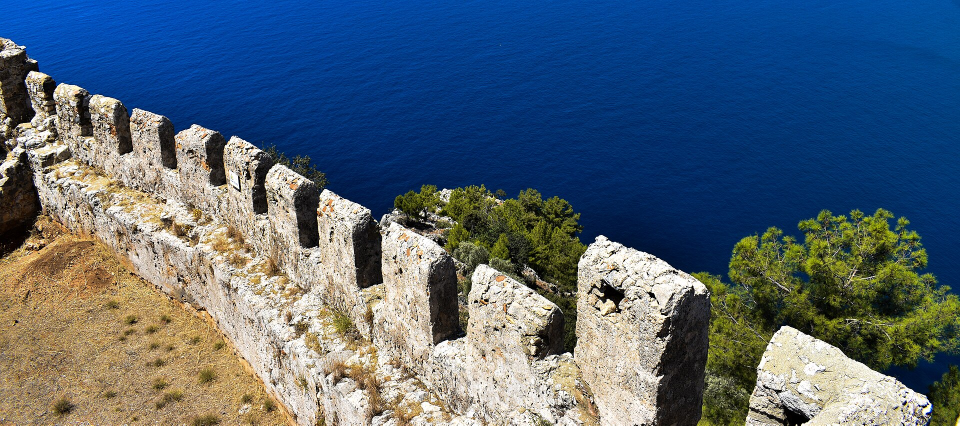
#> input picture episodes/alanya-adam-atacagi/img/kaynak_arka.jpg, 1920 x 851 px, found by its file name (shown at 1/2 size)
$ python gorsel.py
#> lines starting #> are read from the running program, lines starting #| are printed output that depends on the picture
"""antakya-kharonion-veba: arka plan ve iki kanıt görseli.

    python episodes/antakya-kharonion-veba/gorsel.py

Kaynaklar img/kaynak_*.jpg (tools/commons.py indir ve archive.org page/n<leaf>_w2000 ile indirildiği gibi):
  kaynak_arka.jpg       'Antakya Church of St. Peter exterior ın 2025 05.jpg', Dosseman, CC BY-SA 4.0 (1280 px küçük resim).
                        Yalnız kilise cephesinin ÜSTÜNDEKİ Staurin Dağı kaya yüzü kırpılır (cephe, lamba, ağaç kadraj dışı).
  kaynak_malalas_205.jpg Ioannis Malalae Chronographia, ed. L. Dindorf (Bonn, 1831), s. 205 (Kitap VIII, 8.21 pasajı);
                        Internet Archive 'ioannismalalaec00malagoog' leaf 287 (_w2000), kamu malı (NOT_IN_COPYRIGHT).
  kaynak_kharonion.jpg  'The so-called Charonion, a carved stone bust on the mountainside above Antioch, ...
                        (35430722713).jpg', Carole Raddato, CC BY-SA 2.0 (1920 px küçük resim). Baş ve omuz; graffiti dışarıda.
"""
from pathlib import Path

from PIL import Image, ImageEnhance, ImageOps

HERE = Path(__file__).resolve().parent
SRC = HERE / "img"
IMG = HERE / "img"


def arka():
    im = Image.open(SRC / "kaynak_arka.jpg").convert("RGB")
#> im is the input picture: PIL image 1920x851 RGB; mean R, G, B 83.6, 101, 116.8
    im = im.crop((110, 0, 970, 860)).resize((1080, 1080), Image.LANCZOS)
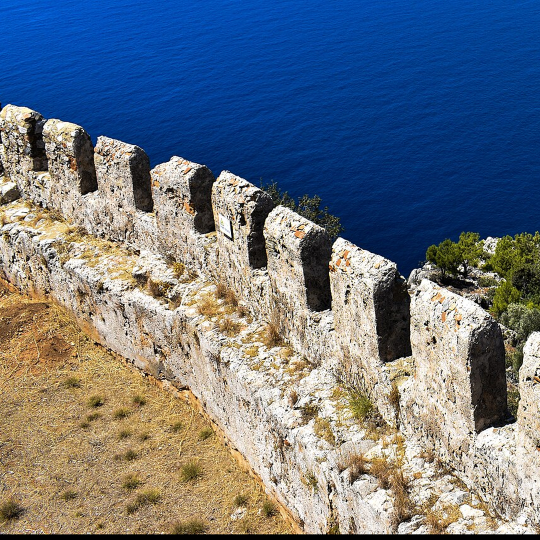
#> im: PIL image 1080x1080 RGB (shown at 1/2 size); mean R, G, B 108, 117.1, 128.2
    im = ImageEnhance.Color(im).enhance(1.45)
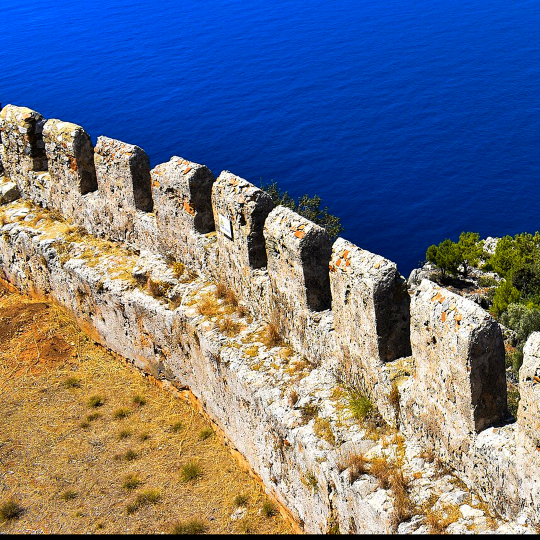
#> im: PIL image 1080x1080 RGB (shown at 1/2 size); mean R, G, B 110.7, 117.3, 133.6
    im = ImageEnhance.Brightness(im).enhance(1.03)
    im.save(IMG / "arka.jpg", quality=92)


def kanit_1():
    im = Image.open(SRC / "kaynak_malalas_205.jpg").convert("L")     # 2790x5084
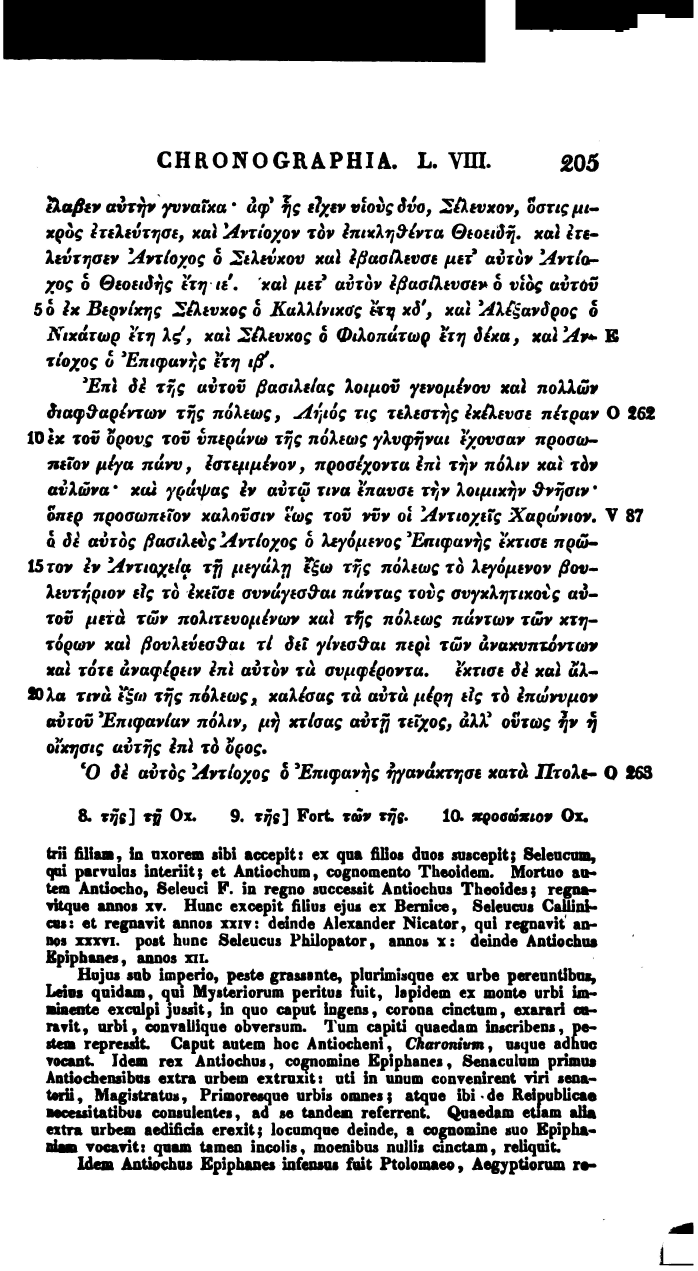
#> input picture episodes/antakya-kharonion-veba/img/kaynak_malalas_205.jpg, 2790 x 5084 px (shown at 1/4 size)
#> im is the input picture: PIL image 2790x5084 L; min 0, max 255, mean 207.7
    im = im.crop((100, 555, 2412, 2116))                        # sayfa başlığı + 8.21 pasajı (Ἐπὶ δὲ ... Χαρώνιον.)
#> im: PIL image 2312x1561 L
    im = ImageOps.autocontrast(im, cutoff=0.5)
    w = 1080
    h = round(im.height * w / im.width)
#> h = 729
    im.resize((w, h), Image.LANCZOS).convert("RGB").save(IMG / "kanit_1.jpg", quality=92)
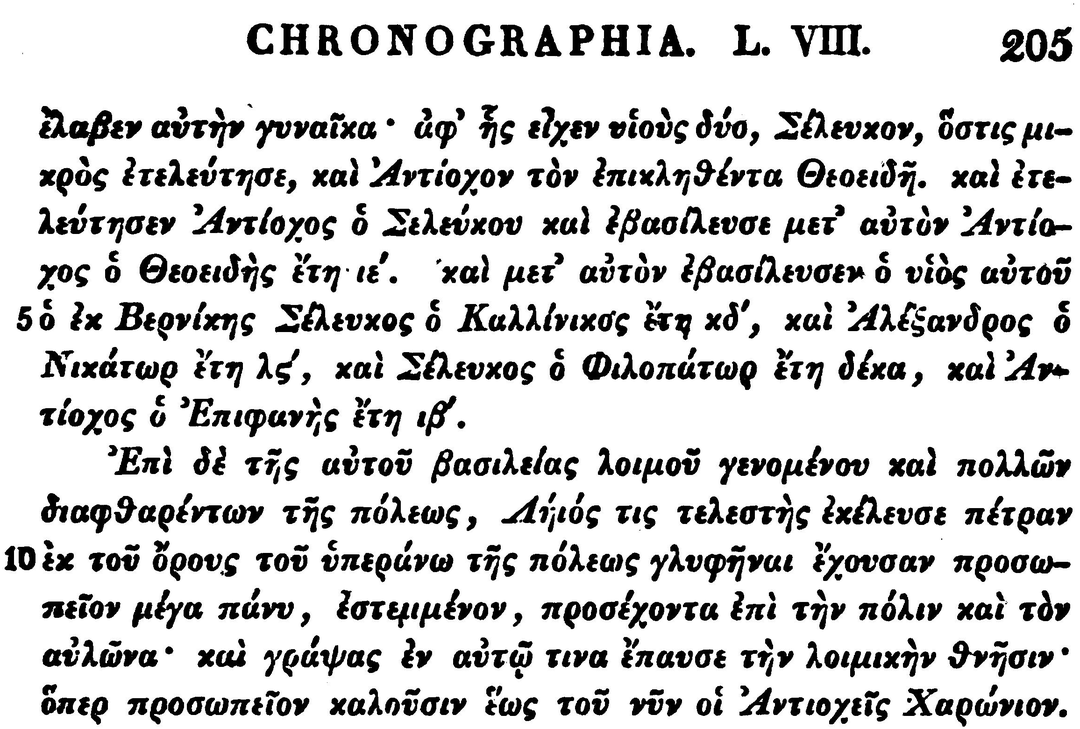
#> saved as kanit_1.jpg: PIL image 1080x729 RGB; min 0, max 255, mean 209


def kanit_2():
    im = Image.open(SRC / "kaynak_kharonion.jpg").convert("RGB")      # 1920x2899
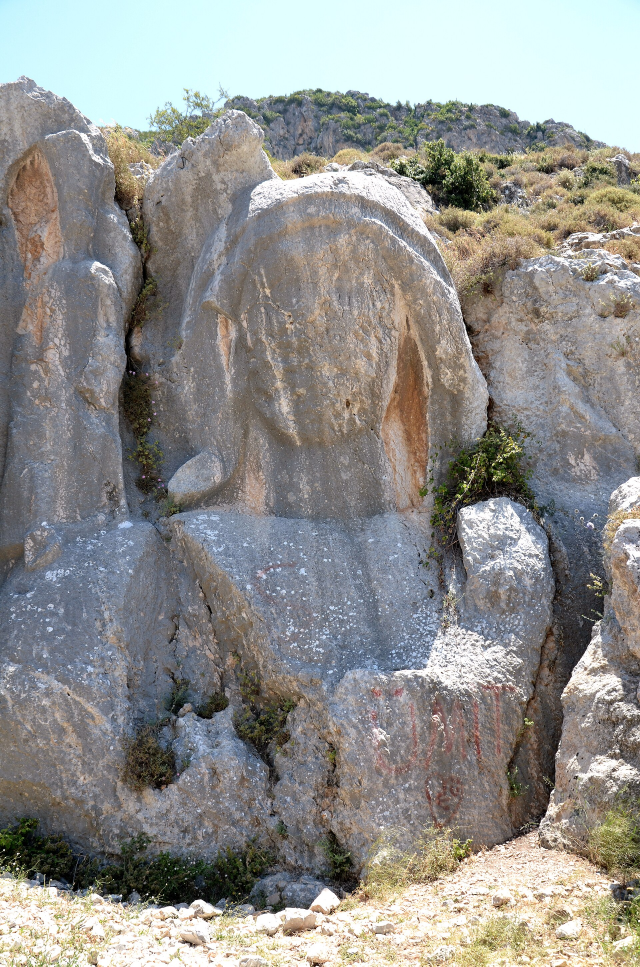
#> input picture episodes/antakya-kharonion-veba/img/kaynak_kharonion.jpg, 1920 x 2899 px (shown at 1/3 size)
#> im is the input picture: PIL image 1920x2899 RGB; mean R, G, B 144.4, 144.1, 141
    im = im.crop((380, 470, 1720, 1483))                 # başlık (örtülü baş) kadrajın ~%75'i; omuz altı ve boya yazısı dışarıda
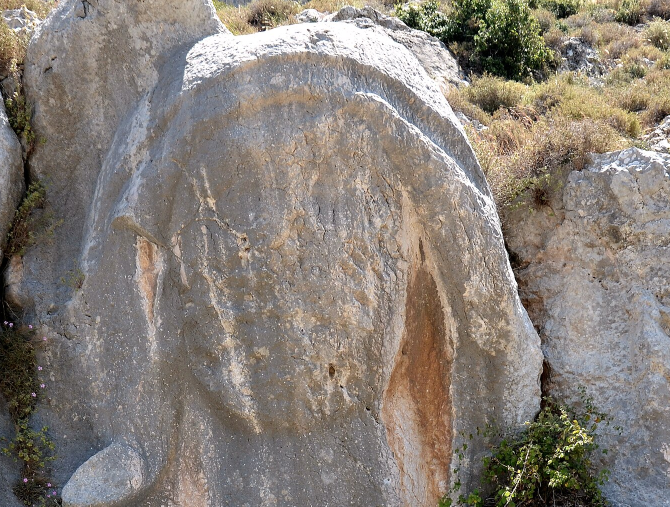
#> im: PIL image 1340x1013 RGB (shown at 1/2 size); mean R, G, B 134.7, 126.7, 119.3
    im = ImageOps.autocontrast(im, cutoff=0.3)
    im.resize((1080, 816), Image.LANCZOS).save(IMG / "kanit_2.jpg", quality=92)
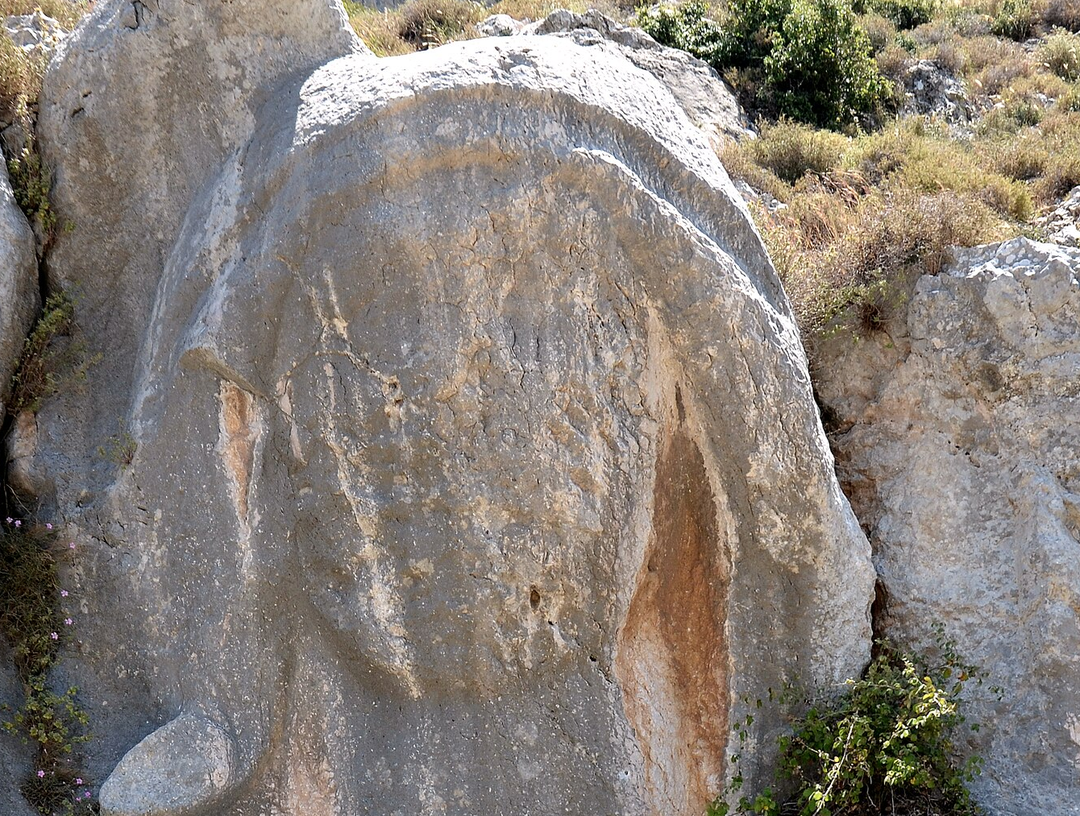
#> saved as kanit_2.jpg: PIL image 1080x816 RGB; mean R, G, B 134.7, 126.7, 119.3


if __name__ == "__main__":
    arka()
    kanit_1()
    kanit_2()
    for f in ("arka.jpg", "kanit_1.jpg", "kanit_2.jpg"):
        print(f, Image.open(IMG / f).size)
